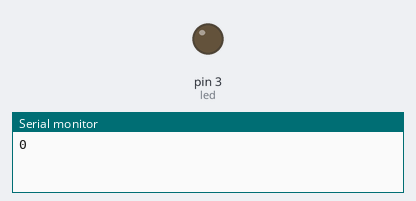
Recording of a sketch running on a simulated Arduino Uno, built with avr-gcc and run on an emulated ATmega328P. Parts: output pins drawn as LEDs (lit = HIGH), the last lines printed to the serial monitor.

Above: at 0.05 s.
At 3.0 s:
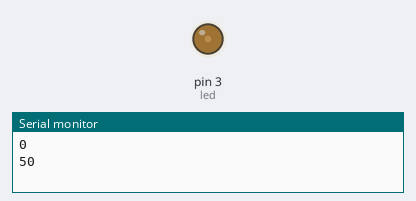
At 6.0 s:
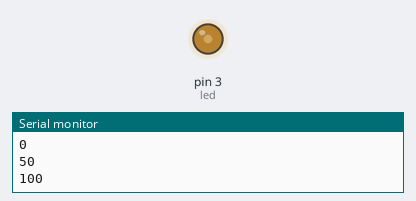
At 12.0 s:
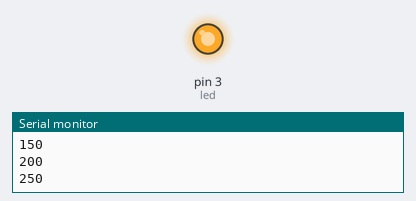
Timing chart, 0 to 15.6 s (numbered marks = the images above):
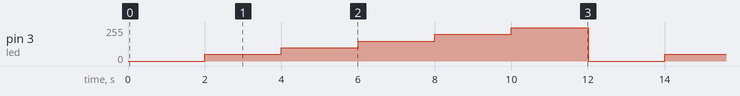

The sketch:

pwmLed.ino
```cpp
int led = 3;

void setup() {
  // put your setup code here, to run once:
  pinMode(led, OUTPUT);

  Serial.begin(115200);
}

void loop() {
  // put your main code here, to run repeatedly:
  for (int i=0; i <= 255; i = i + 50) {
    analogWrite(led, i);
    Serial.println(i);
    delay(2000);
  }

}
```

Measured:
- by itself, pin 3 (led): repeats every 12.0 s: 100/255 2.0 s, 150/255 2.0 s, 200/255 2.0 s, 250/255 2.0 s, 0/255 2.0 s, 50/255 2.0 s
